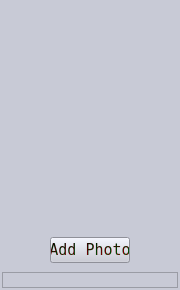
              <widget class="QFrame" name="fr_body_r">
               <property name="minimumSize">
                <size>
                 <width>180</width>
                 <height>0</height>
                </size>
               </property>
               <property name="maximumSize">
                <size>
                 <width>180</width>
                 <height>16777215</height>
                </size>
               </property>
               <property name="styleSheet">
                <string notr="true">background-color: rgb(200, 202, 214);</string>
               </property>
               <property name="frameShape">
                <enum>QFrame::NoFrame</enum>
               </property>
               <property name="frameShadow">
                <enum>QFrame::Raised</enum>
               </property>
               <layout class="QVBoxLayout" name="verticalLayout_4">
                <property name="spacing">
                 <number>0</number>
                </property>
                <property name="leftMargin">
                 <number>2</number>
                </property>
                <property name="topMargin">
                 <number>2</number>
                </property>
                <property name="rightMargin">
                 <number>2</number>
                </property>
                <property name="bottomMargin">
                 <number>2</number>
                </property>
                <item>
                 <widget class="QFrame" name="frame">
                  <property name="frameShape">
                   <enum>QFrame::NoFrame</enum>
                  </property>
                  <property name="frameShadow">
                   <enum>QFrame::Raised</enum>
                  </property>
                  <layout class="QVBoxLayout" name="verticalLayout_5">
                   <property name="leftMargin">
                    <number>48</number>
                   </property>
                   <property name="topMargin">
                    <number>125</number>
                   </property>
                   <item>
                    <widget class="QLabel" name="l_photo">
                     <property name="minimumSize">
                      <size>
                       <width>80</width>
                       <height>104</height>
                      </size>
                     </property>
                     <property name="maximumSize">
                      <size>
                       <width>80</width>
                       <height>104</height>
                      </size>
                     </property>
                     <property name="frameShape">
                      <enum>QFrame::NoFrame</enum>
                     </property>
                     <property name="text">
                      <string/>
                     </property>
                     <property name="pixmap">
                      <pixmap>icons/chooseimage.jpg</pixmap>
                     </property>
                     <property name="scaledContents">
                      <bool>true</bool>
                     </property>
                     <property name="alignment">
                      <set>Qt::AlignCenter</set>
                     </property>
                     <property name="wordWrap">
                      <bool>false</bool>
                     </property>
                    </widget>
                   </item>
                   <item>
                    <widget class="QPushButton" name="bt_addphoto">
                     <property name="minimumSize">
                      <size>
                       <width>80</width>
                       <height>0</height>
                      </size>
                     </property>
                     <property name="maximumSize">
                      <size>
                       <width>80</width>
                       <height>30</height>
                      </size>
                     </property>
                     <property name="font">
                      <font>
                       <family>Fixedsys</family>
                       <pointsize>11</pointsize>
                      </font>
                     </property>
                     <property name="styleSheet">
                      <string notr="true">color: qlineargradient(spread:reflect, x1:0, y1:0.534, x2:1, y2:0.523, stop:0 rgba(0, 142, 0, 255), stop:0.513812 rgba(0, 0, 0, 255), stop:1 rgba(255, 0, 0, 255));</string>
                     </property>
                     <property name="text">
                      <string>Add Photo</string>
                     </property>
                    </widget>
                   </item>
                  </layout>
                 </widget>
                </item>
                <item>
                 <widget class="QFrame" name="frame_11">
                  <property name="frameShape">
                   <enum>QFrame::StyledPanel</enum>
                  </property>
                  <property name="frameShadow">
                   <enum>QFrame::Raised</enum>
                  </property>
                  <layout class="QVBoxLayout" name="verticalLayout_6">
                   <property name="spacing">
                    <number>0</number>
                   </property>
                   <property name="leftMargin">
                    <number>0</number>
                   </property>
                   <property name="topMargin">
                    <number>0</number>
                   </property>
                   <property name="rightMargin">
                    <number>0</number>
                   </property>
                   <property name="bottomMargin">
                    <number>0</number>
                   </property>
                   <item>
                    <widget class="QLabel" name="l_preview">
                     <property name="text">
                      <string/>
                     </property>
                     <property name="pixmap">
                      <pixmap>../images/male_id1.jpg</pixmap>
                     </property>
                     <property name="scaledContents">
                      <bool>true</bool>
                     </property>
                     <property name="alignment">
                      <set>Qt::AlignCenter</set>
                     </property>
                    </widget>
                   </item>
                  </layout>
                 </widget>
                </item>
               </layout>
              </widget>
